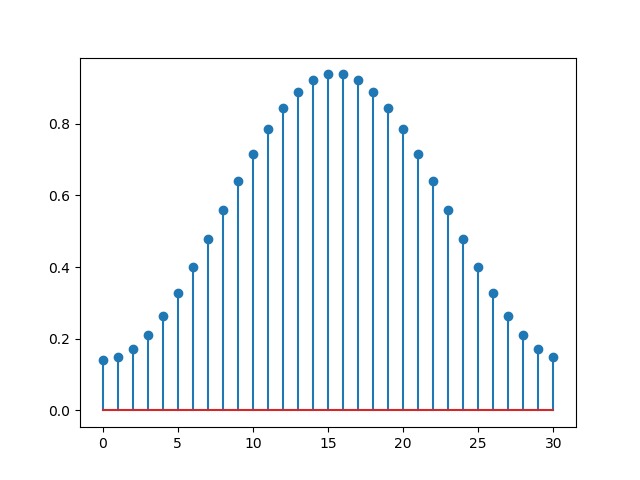

The script that drew this image:
import numpy as np
import matplotlib.pyplot as plt
M=32
n=np.arange(0,M-1)
x1=np.cos(2*np.pi*n/(M-1))
w=0.54-0.4*x1
plt.stem(n,w)
plt.show()
